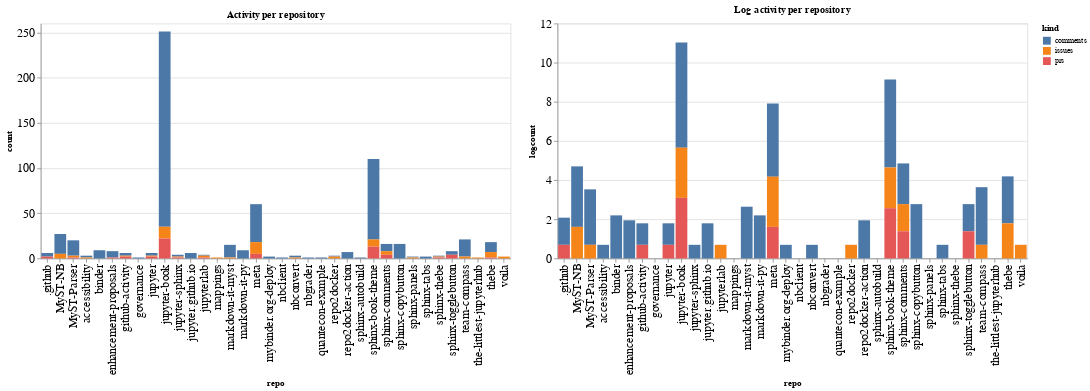

The notebook cell saved with this chart:
### Code cell
ch1 = alt.Chart(repo_summaries, width=600, title="Activity per repository").mark_bar().encode(
    x='repo',
    y='count',
    color='kind',
    tooltip="kind"
)

ch2 = alt.Chart(repo_summaries, width=600, title="Log activity per repository").mark_bar().encode(
    x='repo',
    y='logcount',
    color='kind',
    tooltip="kind"
)

ch1 | ch2

### Figure 1 — Vega-Lite specification as saved in the notebook (floating-point values rounded to 4 significant figures)
{"config": {"axisLeft": {"labelFontSize": 15}, "axisBottom": {"labelFontSize": 15}}, "hconcat": [{"mark": "bar", "encoding": {"color": {"type": "nominal", "field": "kind"}, "tooltip": {"type": "nominal", "field": "kind"}, "x": {"type": "nominal", "field": "repo"}, "y": {"type": "quantitative", "field": "count"}}, "title": "Activity per repository", "width": 600}, {"mark": "bar", "encoding": {"color": {"type": "nominal", "field": "kind"}, "tooltip": {"type": "nominal", "field": "kind"}, "x": {"type": "nominal", "field": "repo"}, "y": {"type": "quantitative", "field": "logcount"}}, "title": "Log activity per repository", "width": 600}], "data": {"name": "data-e2a7016d978e25878dfc51b1d8c79b87"}, "$schema": "https://vega.github.io/schema/vega-lite/v4.8.1.json", "datasets": {"data-e2a7016d978e25878dfc51b1d8c79b87": [{"repo": ".github", "kind": "comments", "count": 4, "logcount": 1.386}, {"repo": ".github", "kind": "prs", "count": 2, "logcount": 0.6931}, {"repo": "MyST-NB", "kind": "comments", "count": 22, "logcount": 3.091}, {"repo": "MyST-NB", "kind": "issues", "count": 5, "logcount": 1.609}, {"repo": "MyST-Parser", "kind": "comments", "count": 17, "logcount": 2.833}, {"repo": "MyST-Parser", "kind": "issues", "count": 2, "logcount": 0.6931}, {"repo": "MyST-Parser", "kind": "prs", "count": 1, "logcount": 0.0}, {"repo": "accessibility", "kind": "comments", "count": 2, "logcount": 0.6931}, {"repo": "accessibility", "kind": "issues", "count": 1, "logcount": 0.0}, {"repo": "binder", "kind": "comments", "count": 9, "logcount": 2.197}, {"repo": "enhancement-proposals", "kind": "comments", "count": 7, "logcount": 1.946}, {"repo": "enhancement-proposals", "kind": "prs", "count": 1, "logcount": 0.0}, {"repo": "github-activity", "kind": "comments", "count": 3, "logcount": 1.099}, {"repo": "github-activity", "kind": "issues", "count": 1, "logcount": 0.0}, {"repo": "github-activity", "kind": "prs", "count": 2, "logcount": 0.6931}, {"repo": "governance", "kind": "comments", "count": 1, "logcount": 0.0}, {"repo": "jupyter", "kind": "comments", "count": 3, "logcount": 1.099}, {"repo": "jupyter", "kind": "issues", "count": 1, "logcount": 0.0}, {"repo": "jupyter", "kind": "prs", "count": 2, "logcount": 0.6931}, {"repo": "jupyter-book", "kind": "comments", "count": 216, "logcount": 5.375}, {"repo": "jupyter-book", "kind": "issues", "count": 13, "logcount": 2.565}, {"repo": "jupyter-book", "kind": "prs", "count": 22, "logcount": 3.091}, {"repo": "jupyter-sphinx", "kind": "comments", "count": 2, "logcount": 0.6931}, {"repo": "jupyter-sphinx", "kind": "issues", "count": 1, "logcount": 0.0}, {"repo": "jupyter-sphinx", "kind": "prs", "count": 1, "logcount": 0.0}, {"repo": "jupyter.github.io", "kind": "comments", "count": 6, "logcount": 1.792}, {"repo": "jupyterlab", "kind": "comments", "count": 1, "logcount": 0.0}, {"repo": "jupyterlab", "kind": "issues", "count": 2, "logcount": 0.6931}, {"repo": "jupyterlab", "kind": "prs", "count": 1, "logcount": 0.0}, {"repo": "mappings", "kind": "issues", "count": 1, "logcount": 0.0}, {"repo": "markdown-it-myst", "kind": "comments", "count": 14, "logcount": 2.639}, {"repo": "markdown-it-myst", "kind": "issues", "count": 1, "logcount": 0.0}, {"repo": "markdown-it-py", "kind": "comments", "count": 9, "logcount": 2.197}, {"repo": "meta", "kind": "comments", "count": 42, "logcount": 3.738}, {"repo": "meta", "kind": "issues", "count": 13, "logcount": 2.565}, {"repo": "meta", "kind": "prs", "count": 5, "logcount": 1.609}, {"repo": "mybinder.org-deploy", "kind": "comments", "count": 2, "logcount": 0.6931}, {"repo": "nbclient", "kind": "comments", "count": 1, "logcount": 0.0}, {"repo": "nbconvert", "kind": "comments", "count": 2, "logcount": 0.6931}, {"repo": "nbconvert", "kind": "issues", "count": 1, "logcount": 0.0}, {"repo": "nbgrader", "kind": "comments", "count": 1, "logcount": 0.0}, {"repo": "quantecon-example", "kind": "comments", "count": 1, "logcount": 0.0}, {"repo": "repo2docker", "kind": "comments", "count": 1, "logcount": 0.0}, {"repo": "repo2docker", "kind": "issues", "count": 2, "logcount": 0.6931}, {"repo": "repo2docker-action", "kind": "comments", "count": 7, "logcount": 1.946}, {"repo": "sphinx-autobuild", "kind": "comments", "count": 1, "logcount": 0.0}, {"repo": "sphinx-book-theme", "kind": "comments", "count": 89, "logcount": 4.489}, {"repo": "sphinx-book-theme", "kind": "issues", "count": 8, "logcount": 2.079}, {"repo": "sphinx-book-theme", "kind": "prs", "count": 13, "logcount": 2.565}, {"repo": "sphinx-comments", "kind": "comments", "count": 8, "logcount": 2.079}, {"repo": "sphinx-comments", "kind": "issues", "count": 4, "logcount": 1.386}, {"repo": "sphinx-comments", "kind": "prs", "count": 4, "logcount": 1.386}, {"repo": "sphinx-copybutton", "kind": "comments", "count": 16, "logcount": 2.773}, {"repo": "sphinx-panels", "kind": "comments", "count": 1, "logcount": 0.0}, {"repo": "sphinx-panels", "kind": "issues", "count": 1, "logcount": 0.0}, {"repo": "sphinx-tabs", "kind": "comments", "count": 2, "logcount": 0.6931}, {"repo": "sphinx-thebe", "kind": "comments", "count": 1, "logcount": 0.0}, {"repo": "sphinx-thebe", "kind": "issues", "count": 1, "logcount": 0.0}, {"repo": "sphinx-thebe", "kind": "prs", "count": 1, "logcount": 0.0}, {"repo": "sphinx-togglebutton", "kind": "comments", "count": 4, "logcount": 1.386}, {"repo": "sphinx-togglebutton", "kind": "prs", "count": 4, "logcount": 1.386}, {"repo": "team-compass", "kind": "comments", "count": 19, "logcount": 2.944}, {"repo": "team-compass", "kind": "issues", "count": 2, "logcount": 0.6931}, {"repo": "the-littlest-jupyterhub", "kind": "issues", "count": 1, "logcount": 0.0}, {"repo": "thebe", "kind": "comments", "count": 11, "logcount": 2.398}, {"repo": "thebe", "kind": "issues", "count": 6, "logcount": 1.792}, {"repo": "thebe", "kind": "prs", "count": 1, "logcount": 0.0}, {"repo": "voila", "kind": "issues", "count": 2, "logcount": 0.6931}]}}
